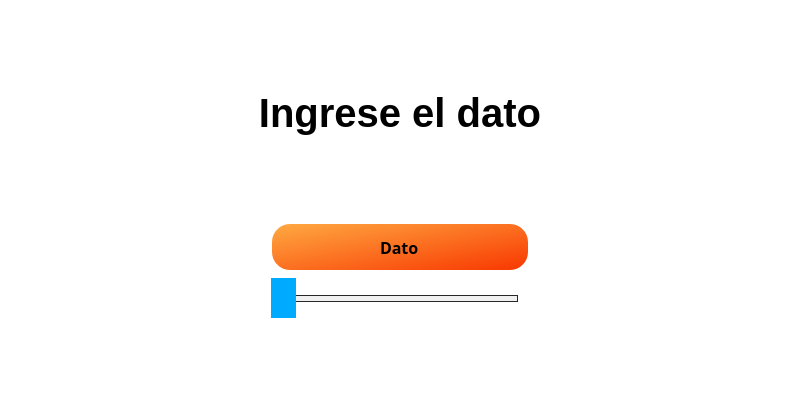
<?xml version="1.0" encoding="UTF-8"?>
<ui version="4.0">
 <class>MainWindow</class>
 <widget class="QMainWindow" name="MainWindow">
  <property name="geometry">
   <rect>
    <x>0</x>
    <y>0</y>
    <width>800</width>
    <height>400</height>
   </rect>
  </property>
  <property name="minimumSize">
   <size>
    <width>800</width>
    <height>400</height>
   </size>
  </property>
  <property name="maximumSize">
   <size>
    <width>800</width>
    <height>400</height>
   </size>
  </property>
  <property name="windowTitle">
   <string>Ventilador mecanico</string>
  </property>
  <property name="windowIcon">
   <iconset resource="logos.qrc">
    <normaloff>:/logos/Images/heart-monitoring.jpg</normaloff>:/logos/Images/heart-monitoring.jpg</iconset>
  </property>
  <property name="styleSheet">
   <string notr="true">background-color: rgb(255, 255, 255);</string>
  </property>
  <widget class="QWidget" name="centralwidget">
   <layout class="QGridLayout" name="gridLayout">
    <item row="0" column="0">
     <spacer name="verticalSpacer_2">
      <property name="orientation">
       <enum>Qt::Vertical</enum>
      </property>
      <property name="sizeHint" stdset="0">
       <size>
        <width>20</width>
        <height>40</height>
       </size>
      </property>
     </spacer>
    </item>
    <item row="4" column="0">
     <spacer name="verticalSpacer">
      <property name="orientation">
       <enum>Qt::Vertical</enum>
      </property>
      <property name="sizeHint" stdset="0">
       <size>
        <width>20</width>
        <height>40</height>
       </size>
      </property>
     </spacer>
    </item>
    <item row="1" column="0">
     <widget class="QLabel" name="label_2">
      <property name="minimumSize">
       <size>
        <width>411</width>
        <height>61</height>
       </size>
      </property>
      <property name="font">
       <font>
        <pointsize>30</pointsize>
        <weight>75</weight>
        <bold>true</bold>
       </font>
      </property>
      <property name="text">
       <string>Ingrese el dato</string>
      </property>
      <property name="alignment">
       <set>Qt::AlignCenter</set>
      </property>
      <property name="wordWrap">
       <bool>true</bool>
      </property>
     </widget>
    </item>
    <item row="3" column="0">
     <layout class="QHBoxLayout" name="horizontalLayout">
      <item>
       <spacer name="horizontalSpacer">
        <property name="orientation">
         <enum>Qt::Horizontal</enum>
        </property>
        <property name="sizeHint" stdset="0">
         <size>
          <width>40</width>
          <height>20</height>
         </size>
        </property>
       </spacer>
      </item>
      <item>
       <layout class="QVBoxLayout" name="verticalLayout">
        <item>
         <widget class="QLineEdit" name="linedit">
          <property name="minimumSize">
           <size>
            <width>200</width>
            <height>50</height>
           </size>
          </property>
          <property name="maximumSize">
           <size>
            <width>16777215</width>
            <height>50</height>
           </size>
          </property>
          <property name="font">
           <font>
            <family>LEMON MILK</family>
            <pointsize>12</pointsize>
            <weight>75</weight>
            <bold>true</bold>
           </font>
          </property>
          <property name="styleSheet">
           <string notr="true">QLineEdit{
border:2px solid rgb(255, 255, 255);
border-radius: 20px;
	
	color: rgb(0, 0, 0);
background-color: qlineargradient(spread:pad, x1:0, y1:0, x2:1, y2:1, stop:0 rgba(255, 159, 41, 225), stop:1 rgba(248, 54, 0, 255));
	
}

QLineEdit:hover{
border: 2px sold rgb(255, 255, 255)

}

</string>
          </property>
          <property name="inputMask">
           <string/>
          </property>
          <property name="text">
           <string>Dato</string>
          </property>
          <property name="alignment">
           <set>Qt::AlignCenter</set>
          </property>
          <property name="readOnly">
           <bool>true</bool>
          </property>
          <property name="placeholderText">
           <string>Dato</string>
          </property>
          <property name="clearButtonEnabled">
           <bool>false</bool>
          </property>
         </widget>
        </item>
        <item>
         <widget class="QSlider" name="slider">
          <property name="font">
           <font>
            <pointsize>8</pointsize>
           </font>
          </property>
          <property name="styleSheet">
           <string notr="true">.QSlider {
    height: 40px;
  
}

.QSlider::groove:horizontal {
    border: 1px solid #262626;
    height: 5px;
	background-color: rgb(240, 240, 240);
    margin: 0 12px;
}

.QSlider::handle:horizontal {
   
	
	background-color: rgb(0, 170, 255);
    width: 25px;
    height: 20px;
    margin: -24px -12px;
}</string>
          </property>
          <property name="minimum">
           <number>0</number>
          </property>
          <property name="maximum">
           <number>7</number>
          </property>
          <property name="singleStep">
           <number>1</number>
          </property>
          <property name="value">
           <number>0</number>
          </property>
          <property name="orientation">
           <enum>Qt::Horizontal</enum>
          </property>
          <property name="tickPosition">
           <enum>QSlider::NoTicks</enum>
          </property>
         </widget>
        </item>
       </layout>
      </item>
      <item>
       <spacer name="horizontalSpacer_2">
        <property name="orientation">
         <enum>Qt::Horizontal</enum>
        </property>
        <property name="sizeHint" stdset="0">
         <size>
          <width>40</width>
          <height>20</height>
         </size>
        </property>
       </spacer>
      </item>
     </layout>
    </item>
    <item row="2" column="0">
     <spacer name="verticalSpacer_3">
      <property name="orientation">
       <enum>Qt::Vertical</enum>
      </property>
      <property name="sizeHint" stdset="0">
       <size>
        <width>20</width>
        <height>40</height>
       </size>
      </property>
     </spacer>
    </item>
   </layout>
  </widget>
 </widget>
 <resources>
  <include location="logos.qrc"/>
 </resources>
 <connections/>
</ui>
